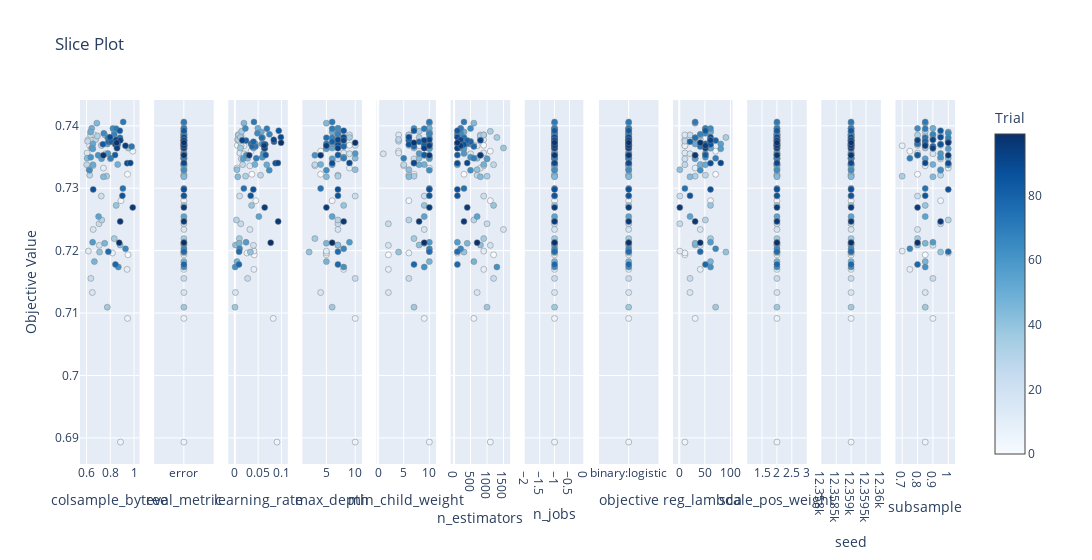

Notebook source saved alongside this figure:
### Code cell
optuna.visualization.plot_slice(study_xgb)
